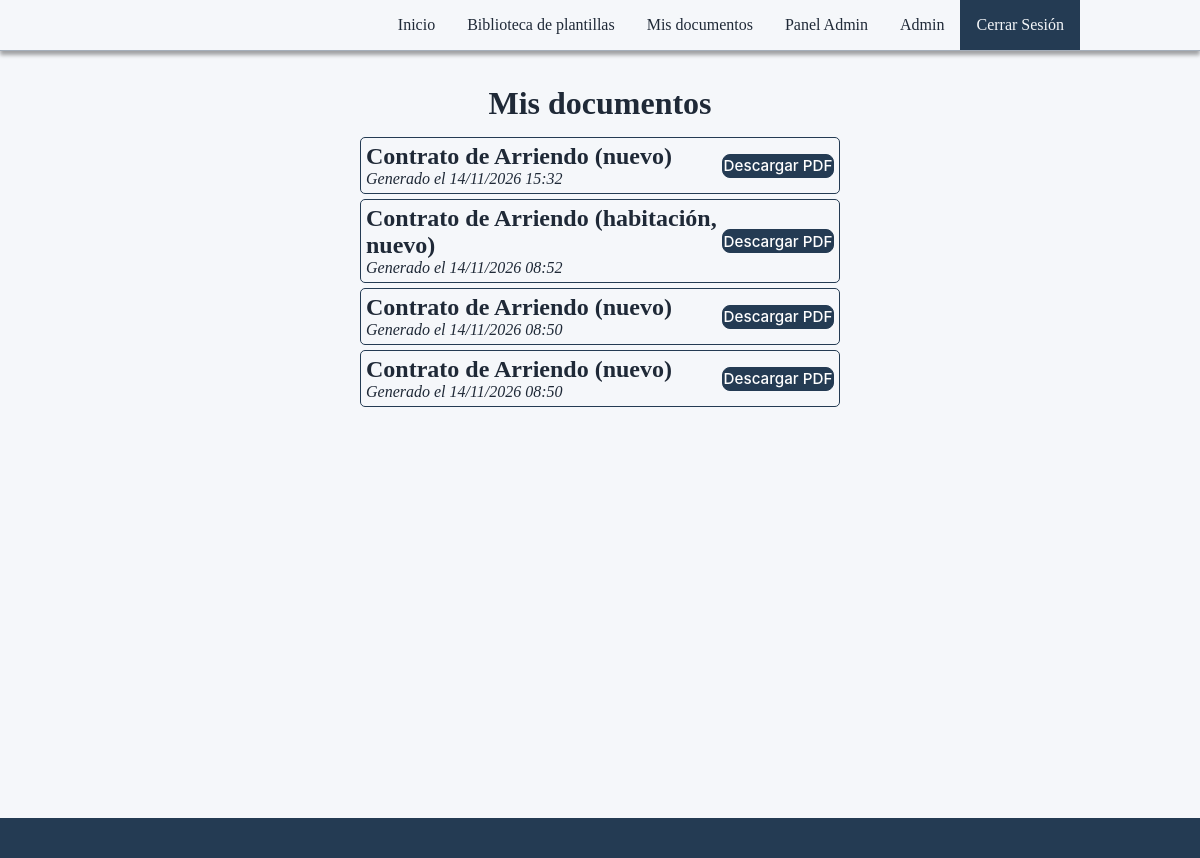
Page /docs/mis-documentos/ (signed in) on the earlier database version.
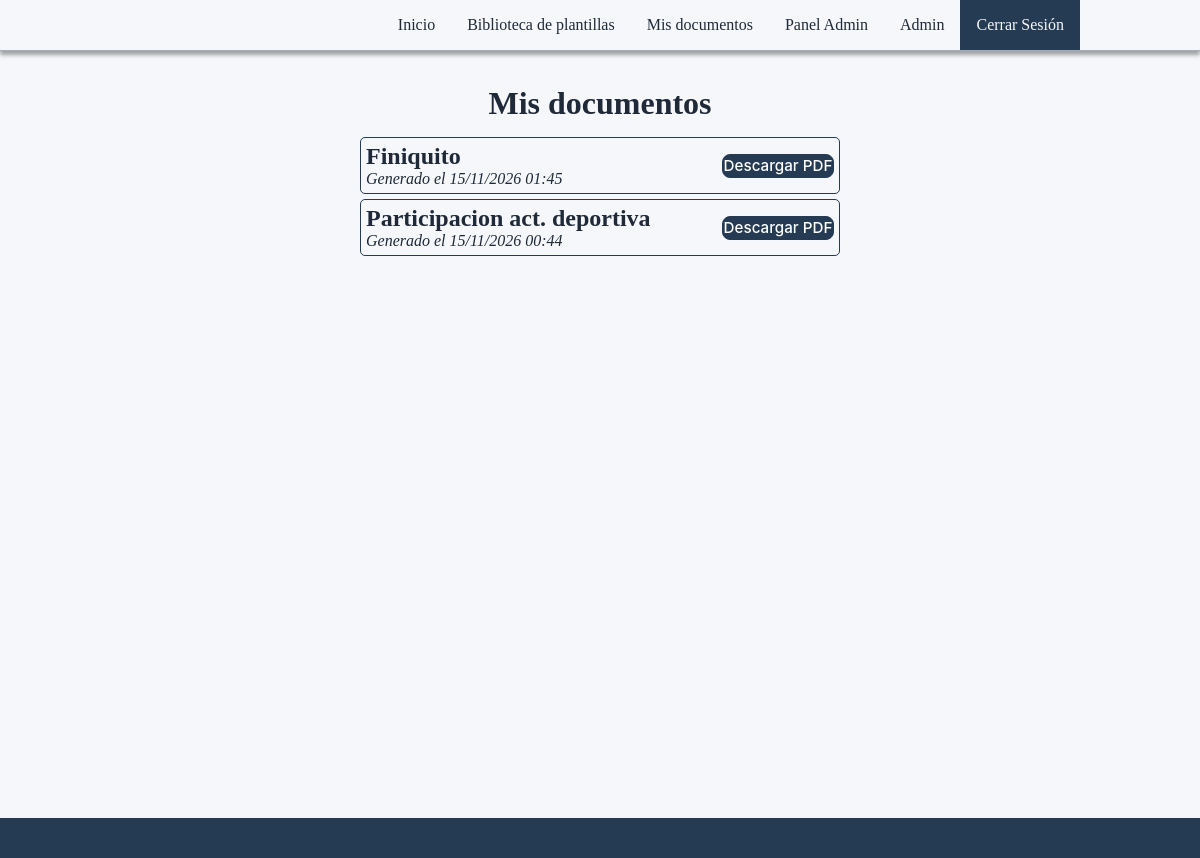
Same page on the later database version.
### apps/documentos/models.py (models this page shows, shortened)
class Documento(models.Model):
    usuario = models.ForeignKey(
        settings.AUTH_USER_MODEL,
        on_delete=models.SET_NULL,
        null=True,
        blank=True,
        related_name='documentos_generados'
    )
    plantilla = models.ForeignKey(
        Plantilla,
        on_delete=models.PROTECT,
        related_name='documentos'
    )
    campos = models.JSONField(default=dict)
    fecha_creacion = models.DateTimeField(auto_now_add=True)

class Plantilla(models.Model):
    nombre = models.CharField(max_length=150)
    descripcion = models.TextField()
    archivo = models.FileField(upload_to='plantillas/')
    campos = models.JSONField(default=dict, null=True, blank=True)
    clausulas = models.JSONField(default=list, null=True, blank=True)
    validaciones = models.JSONField(default=list, null=True, blank=True)
    publicada = models.BooleanField(default=True)
    activa = models.BooleanField(default=True)
    version = models.PositiveIntegerField(default=1)
    plantilla_anterior = models.ForeignKey(
        'self',
        on_delete=models.PROTECT,
        null=True,
        blank=True,
        related_name='versiones'
    )
    autor = models.ForeignKey(
        settings.AUTH_USER_MODEL,
        on_delete=models.PROTECT,
        related_name='plantillas_creadas'
    )
    fecha_creacion = models.DateTimeField(auto_now_add=True)
    fecha_publicacion = models.DateTimeField(
        null=True,
        blank=True
    )
    categoria = models.ForeignKey(
        Categoria,
        on_delete=models.PROTECT,
        related_name='plantillas',
        null=True,
        blank=True
    )
    familia_id = models.UUIDField(
        default=uuid.uuid4,
        editable=False,
        db_index=True
    )

### apps/documentos/views/generacion.py (the view)
@login_required
def mis_documentos_view(request):
    documentos = request.user.documentos_generados.select_related(
        "plantilla"
    ).order_by("-fecha_creacion")
    return render(request, "../templates/mis_documentos.html", {
        "documentos": documentos
    })

### apps/documentos/templates/mis_documentos.html (shortened to what this page needs)
{% extends "base.html" %}
{%load static%}
{% block extra_css%}
<link  rel="stylesheet" href="{% static 'css/mis_documentos.css' %}">
{% endblock %}
{% block content %}
<h1 class="title">Mis documentos</h1>
{% if documentos %}
    <div class="documentos">
    {% for documento in documentos %}
        <div class="documento-container">
            <div class="left">
                <h2>{{ documento.plantilla.nombre }}</h2>
                <p class="" style="font-style: italic;">Generado el {{ documento.fecha_creacion|date:"d/m/Y H:i" }}</p>
            </div>
            <div class="right">
                <a
                    href="{% url 'documentos:descargar_documento_pdf' documento.id %}"
                    class="boton2"
                >
                    Descargar PDF
                </a>
            </div>
        </div>
    {% endfor %}
    </div>
{% else %}
    <p class="title">Aún no tienes documentos generados.</p>
{% endif %}
{% endblock %}

### templates/base.html (shortened to what this page needs)
{% load static %}
<!DOCTYPE html>
<html lang="es">
<head>
    <link  rel="stylesheet" href="{% static 'css/base.css' %}">
    {% block extra_css %}{% endblock %}
</head>
<body>
    {% include "navbar.html" %}
    <div id="main-content">
        {%block content%}{%endblock%}
    </div>
    <br>
        {% include "footer.html" %}
</body>
</html>

### templates/navbar.html (shortened to what this page needs)
{% load static %}
{% block extra_css%}
<link  rel="stylesheet" href="{% static 'css/navbar.css' %}">
{% endblock %}
<nav id="navbar" class="shadow1">
    <ul>
        <li class="home-li">
            <a href="#">
            </a>
        </li>
        <li>
            <a class="goto-navbar first-link " href="/">Inicio</a>
        </li>
        <li>
            <a class="goto-navbar " href="{% url 'documentos:biblioteca' %}">Biblioteca de plantillas</a>
        </li>
        {% if user.is_authenticated %}
        <li>
            <a class="goto-navbar " href="{% url 'documentos:mis_documentos' %}">Mis documentos</a>
        </li>
        {% if user.is_superuser %}
        <li>
            <a class="goto-navbar " href="{% url 'documentos:panel_administracion' %}">Panel Admin</a>
        </li>
        <li>
            <a class="goto-navbar " href="/admin">Admin</a>
        </li>
        {% endif %}
        <li>
            <a class="goto-navbar  auth" href="{% url 'core:cerrar_sesion' %}">Cerrar Sesión</a>
        </li>
        {% else %}
        <li>
            <a class="goto-navbar auth" href="{% url 'core:iniciar_sesion' %}">Iniciar Sesión</a>
        </li>
        {% endif %}
    </ul>
</nav>

### templates/footer.html (shortened to what this page needs)
<div class="footer" id="footer">
</div>

### static/css/base.css (style rules this page uses)
:root { --primary-color: #243B53; --background-color: #F5F7FA; --surface-color: #FFFFFF; --hover-color: #243b5362; --text-color: #1F2937; --secondary-text-color: #64748B; --primary-font-family: 'Inter', 'Arial', sans-serif; --secondary-font-family: 'Georgia', serif; --accent-color: #2563EB; --danger-btn-color: #DC2626; --success-color: #15803D; --border-color: #E2E8F0; }
html { scroll-behavior: smooth; background-color: var(--background-color); }
body, h1, h2, h3, p, ul, ol { margin: 0; padding: 0; box-sizing: border-box; color: var(--text-color); }
#main-content { padding-top: 70px; min-height: 85dvh; overflow: hidden; flex: 1; }
.shadow1 { box-shadow: 0 4px 4px rgba(0, 0, 0, 0.35); }
.boton2 { display: flex; align-items: center; justify-content: center; width: clamp(110px, 8.5vw, 300px); aspect-ratio: 15 / 3; background-color: var(--primary-color); color: #FFFFFF; border: 1px solid var(--primary-color); border-radius: 8px; font-family: var(--primary-font-family); font-size: 0.95rem; font-weight: 500; text-decoration: none; cursor: pointer; transition: background-color 0.2s ease, color 0.2s ease, box-shadow 0.2s ease, transform 0.2s ease; }
.title { margin: auto; margin-top: 15px; width: fit-content; }

### static/css/mis_documentos.css (style rules this page uses)
.documentos { width: 40%; margin: auto; margin-top: 15px; }
.documento-container { margin-top: 5px; display: flex; align-items: center; gap: 5px; border:var(--primary-color) 1px solid ; padding: 5px; border-radius: 5px; }
.documento-container .left { width: 80%; }

### static/css/navbar.css (style rules this page uses)
nav { background-color: var(--background-color); border-bottom: 1px solid var(--hover-color); position: fixed; width: 100%; margin: 0 ; z-index: 10; height: fit-content; }
nav ul { list-style: none; display: flex; width: 80%; margin-left: 10%; }
nav .home-li { margin-right: auto; }
nav li { display: flex; }
nav a { display: flex; text-decoration: none; color: var(--text-color); transition: var(--background-color) 150ms ease; }
nav .goto-navbar { padding: 1em; transition: 0.5s; }
nav .auth { background-color:var(--primary-color); color: var(--background-color); }

### templates/footer.html (style rules this page uses)
.footer { padding: 20px; background-color: var(--primary-color); margin-top: 50px; margin-bottom: 0; }

Differences in the rows shown:
removed Documento: plantilla.nombre "Contrato de Arriendo (nuevo)", fecha_creacion "14/11/2026 15:32"
removed Documento: plantilla.nombre "Contrato de Arriendo (habitación, nuevo)", fecha_creacion "14/11/2026 08:52"
removed Documento: plantilla.nombre "Contrato de Arriendo (nuevo)", fecha_creacion "14/11/2026 08:50"
removed Documento: plantilla.nombre "Contrato de Arriendo (nuevo)", fecha_creacion "14/11/2026 08:50"
added Documento: plantilla.nombre "Finiquito", fecha_creacion "15/11/2026 01:45"
added Documento: plantilla.nombre "Participacion act. deportiva", fecha_creacion "15/11/2026 00:44"
